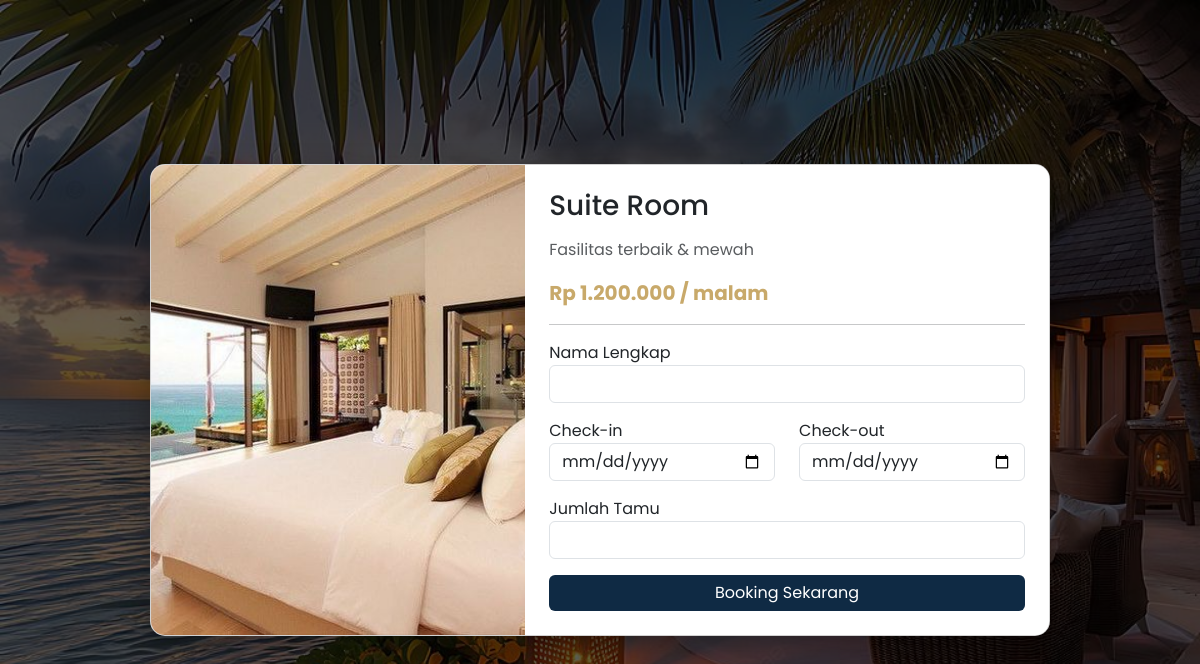
Page /booking.php?id=3 (signed in) on the committed database.
### tables this page shows
CREATE TABLE `kamar` (
  `id` int(11) NOT NULL,
  `nama` varchar(100) DEFAULT NULL,
  `deskripsi` text DEFAULT NULL,
  `harga` int(11) DEFAULT NULL,
  `fitur` text DEFAULT NULL,
  `gambar` varchar(255) DEFAULT NULL,
  `badge` varchar(50) DEFAULT NULL,
  `jumlah_unit` int(11) DEFAULT NULL
);

### booking.php (the view, shortened to what this page needs)
<?php
include 'koneksi.php';
$id = (int) $_GET['id'];
$query = mysqli_query($conn, "SELECT * FROM kamar WHERE id=$id");
$k = mysqli_fetch_assoc($query);
$today = date('Y-m-d');
$q = mysqli_query($conn, "
SELECT COUNT(*) as total FROM booking
WHERE kamar_id = $id
AND status != 'cancelled'
AND (checkin <= '$today' AND checkout > '$today')
");
$data = mysqli_fetch_assoc($q);
$sisa = $k['jumlah_unit'] - $data['total'];
?>
<!DOCTYPE html>
<html lang="en">
<head>
<link href="https://cdn.jsdelivr.net/npm/bootstrap@5.3.8/dist/css/bootstrap.min.css" rel="stylesheet">
</head>
<body>
<div class="overlay d-flex justify-content-center align-items-center">
    <div class="card booking-card">
        <div class="row g-0">
            <div class="col-md-5">
                <img src="<?= $k['gambar']; ?>" class="img-fluid room-img">
            </div>
            <div class="col-md-7 p-4 bg-white">
                <h3 class="mb-3"><?= $k['nama']; ?></h3>
                <p class="text-muted"><?= $k['deskripsi']; ?></p>
                <p class="price">
                    Rp <?= number_format($k['harga'],0,',','.'); ?> / malam
                </p>
                <hr>
                <form action="proses_booking.php" method="POST">
                    <div class="mb-3">
                        <label>Nama Lengkap</label>
                        <input type="text" name="nama" class="form-control" required>
                    </div>
                    <div class="row">
                        <div class="col-md-6 mb-3">
                            <label>Check-in</label>
                            <input type="date" name="checkin" class="form-control" min="<?= date('Y-m-d'); ?>" required>
                        </div>
                        <div class="col-md-6 mb-3">
                            <label>Check-out</label>
                            <input type="date" name="checkout" class="form-control" required>
                        </div>
                    </div>
                    <div class="mb-3">
                        <label>Jumlah Tamu</label>
                        <input type="number" name="jumlah_tamu" class="form-control" min="1" required>
                    </div>
                    <?php if($sisa > 0): ?>
                        <button type="submit" class="btn btn-primary w-100">
                            Booking Sekarang
                        </button>
                    <?php else: ?>
                        <button type="button" class="btn btn-secondary w-100" disabled>
                            Kamar Penuh
                        </button>
                    <?php endif; ?>
                </form>
            </div>
        </div>
    </div>
</div>
</body>
</html>

### booking.php (style rules this page uses)
body { font-family: 'Poppins', sans-serif; background: url('img/hotel.jpg') no-repeat center center/cover; height: 100vh; margin: 0; }
.overlay { position: absolute; top:0; left:0; width:100%; height:100%; background: rgba(0,0,0,0.6); }
.booking-card { border-radius: 15px; overflow: hidden; width: 900px; z-index: 2; position: relative; box-shadow: 0 10px 30px rgba(0,0,0,0.3); animation: fadeIn 0.5s ease; }
.room-img { height: 100%; object-fit: cover; }
.price { color: #c8a96a; font-weight: bold; font-size: 20px; }
.btn-primary { background-color: #0f2a44; border: none; }

### rows in the picture
kamar: gambar (picture), nama "Suite Room", deskripsi "Fasilitas terbaik & mewah", harga "1.200.000"
